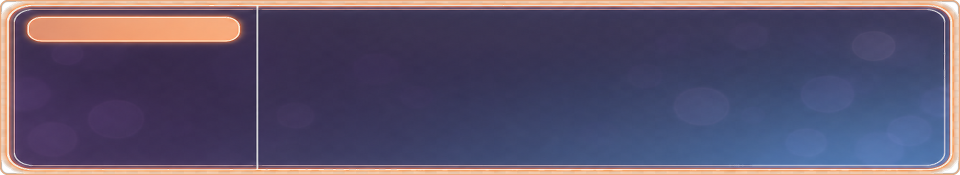
#> input picture 美术资源初稿/UI/UI_01_dialogue_box.png, 1920 x 350 px, given in place of lin-wantang-standing-transparent-v1-feather.png, which was not available (shown at 1/2 size)
$ python build_dialogue_ui_minimal_v3.py
#> lines starting #> are read from the running program, lines starting #| are printed output that depends on the picture; after the words box and inside, x2 and y2 are one past the last pixel; in counts of white or black regions, pixels touching at a corner belong together; pictures that were not available may be replaced by others from this repository, and a replacement may not be noted
#!/usr/bin/env python3
"""Minimal dialogue UI v3 — portrait fully blended into gradient bar."""
from __future__ import annotations

from pathlib import Path

import numpy as np
from PIL import Image, ImageDraw, ImageFilter

W, H = 1920, 350
SPRITE = Path(r"J:\项目\GAL\美术资源初稿\立绘\lin-wantang-standing-transparent-v1-feather.png")
OUT = Path(r"J:\项目\GAL\美术资源初稿\UI\UI_02_dialogue_minimal_wantang_v3.png")

# bar tint (matches gradient)
TINT = np.array([12, 18, 38], dtype=np.float32)


def make_gradient_bar() -> np.ndarray:
    """RGBA float32, full canvas — darker behind left portrait zone."""
    arr = np.zeros((H, W, 4), dtype=np.float32)
    for y in range(H):
        t = y / max(H - 1, 1)
        base_a = min(1.0, t**0.75 * 0.88 + 0.06)
        for x in range(W):
            # extra density under portrait / left third
            lx = 1.0 - min(1.0, x / (W * 0.42))
            boost = (1.0 - t) * 0.12 * lx
            a = min(1.0, base_a + boost)
            arr[y, x, :3] = TINT
            arr[y, x, 3] = a * 255
    return arr


def crop_bust(sprite: Image.Image) -> Image.Image:
    sprite = sprite.convert("RGBA")
    a = np.array(sprite.split()[3])
    ys, xs = np.where(a > 40)
    x0, x1 = xs.min(), xs.max()
    y0, y1 = ys.min(), ys.max()
    body_h = y1 - y0
    y1_bust = y0 + int(body_h * 0.62)
    bust = sprite.crop((x0, y0, x1, y1_bust))
    target_h = int(H * 0.94)
    bw, bh = bust.size
    scale = target_h / bh
    return bust.resize((max(1, int(bw * scale)), target_h), Image.Resampling.LANCZOS)


def blend_mask(alpha: np.ndarray) -> np.ndarray:
    """Soft natural mask: long bottom fade, feathered edges only."""
    h, w = alpha.shape
    a = np.clip(alpha.astype(np.float32), 0, 1)
    yy, xx = np.mgrid[0:h, 0:w].astype(np.float32)

    # bottom dissolve into bar (skirt/feet)
    bottom_start = h * 0.72
    bottom = np.clip((h - yy) / max(h - bottom_start, 1), 0, 1)
    bottom = bottom**1.1

    # soft outer silhouette only (keep face/body solid)
    core = a > 0.55
    edge_zone = np.clip(1.0 - a, 0, 1) * 2.2
    edge_zone = np.clip(edge_zone, 0, 1)

    a = a * bottom
    a = np.where(core, a, a * (1.0 - edge_zone * 0.65))

    am = Image.fromarray((np.clip(a, 0, 1) * 255).astype(np.uint8), "L")
    am = am.filter(ImageFilter.GaussianBlur(2.2))
    return np.array(am, dtype=np.float32) / 255.0


def harmonize_colors(rgb: np.ndarray, mask: np.ndarray) -> np.ndarray:
    """Tint only outer fringe toward bar color — keep face/clothes readable."""
    out = rgb.astype(np.float32)
    edge = np.clip((1.0 - mask) * 2.5, 0, 1)[..., None]
    out = out * (1.0 - edge * 0.28) + TINT * (edge * 0.28)
    return np.clip(out, 0, 255)


def composite_portrait(base: np.ndarray, bust: Image.Image) -> np.ndarray:
    b = np.array(bust.convert("RGBA"), dtype=np.float32)
    bh, bw = b.shape[0], b.shape[1]
    px, py = max(0, 8), H - bh

    mask = blend_mask(b[..., 3] / 255.0)[..., None]
    src_rgb = harmonize_colors(b[..., :3], mask[..., 0])

    dst = base[py : py + bh, px : px + bw]
    sa = mask
    da = dst[..., 3:4] / 255.0
    out_a = sa + da * (1.0 - sa)
    out_rgb = (src_rgb * sa + dst[..., :3] * da * (1.0 - sa)) / np.maximum(out_a, 1e-6)
    dst[..., :3] = out_rgb
    dst[..., 3:4] = out_a * 255.0
    base[py : py + bh, px : px + bw] = dst
    return base


def draw_subtle_lines(base: np.ndarray, text_x: int) -> None:
    """Very soft separators — not cutting the UI."""
    overlay = Image.new("RGBA", (W, H), (0, 0, 0, 0))
    d = ImageDraw.Draw(overlay)
    y1, y2 = 112, 128
    for y, op in ((y1, 55), (y2, 22)):
        d.line((text_x, y, W - 40, y), fill=(255, 255, 255, op), width=1)
    o = np.array(overlay, dtype=np.float32)
    for y in range(H):
        for x in range(W):
            a = o[y, x, 3] / 255.0
            if a < 0.01:
                continue
            for c in range(3):
                base[y, x, c] = o[y, x, c] * a + base[y, x, c] * (1 - a)


def main() -> None:
    base = make_gradient_bar()
    sprite = Image.open(SPRITE)
#> sprite is the input picture: PIL image 1920x350 RGBA; mean R, G, B, A 87.8, 79.3, 105.9, 250.9
    bust = crop_bust(sprite)
#> in crop_bust, `a = np.array(sprite.split()[3])`:
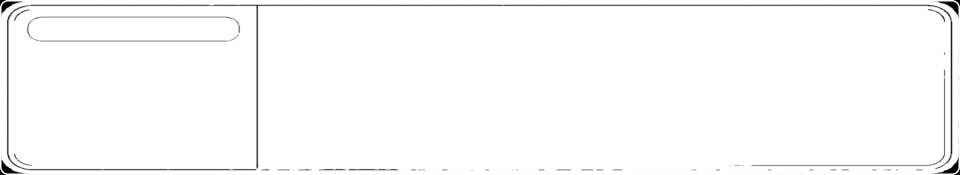
#> a: shape (350, 1920) (shown at 1/2 size); min 0, max 255, mean 250.9
#> in crop_bust, `x0, x1 = xs.min(), xs.max()`: x0 = 0; x1 = 1919
#> in crop_bust, `y0, y1 = ys.min(), ys.max()`: y0 = 0; y1 = 349
#> in crop_bust, `y1_bust = y0 + int(body_h * 0.62)`: y1_bust = 216
    base = composite_portrait(base, bust)
#> in blend_mask, `core = a > 0.55`:
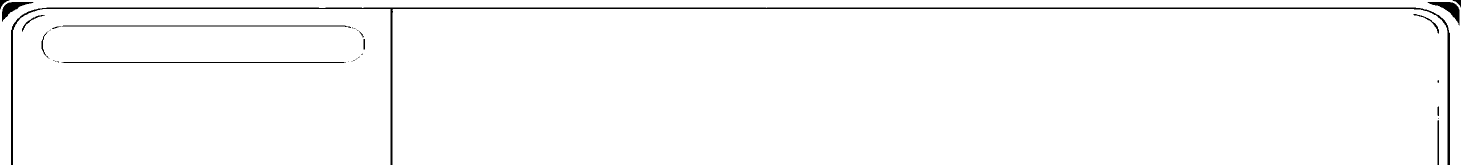
#> core: shape (329, 2922) bool (shown at 1/2 size); 98.2% white; 32 black regions (17 under 20 px), largest, box (x1, y1, x2, y2) and area: (22, 15, 2900, 329) 12419, (124, 51, 702, 56) 1153, (123, 124, 692, 126) 1130
#> in blend_mask, `edge_zone = np.clip(edge_zone, 0, 1)`:
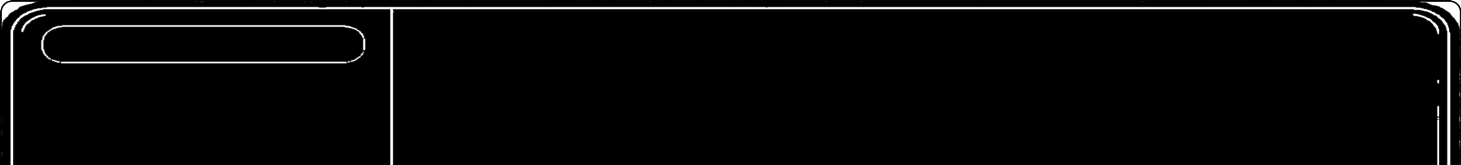
#> edge_zone: shape (329, 2922) float32 (shown at 1/2 size); min 0, max 1, mean 0.0272
#> in harmonize_colors, `edge = np.clip((1.0 - mask) * 2.5, 0, 1)[..., None]`:
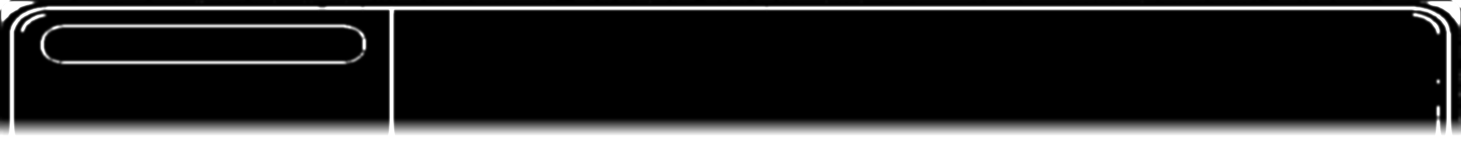
#> edge: shape (329, 2922, 1) float32 (shown at 1/2 size); min 0, max 1, mean 0.269
#> in harmonize_colors, `out = out * (1.0 - edge * 0.28) + TINT * (edge * 0.28)`:
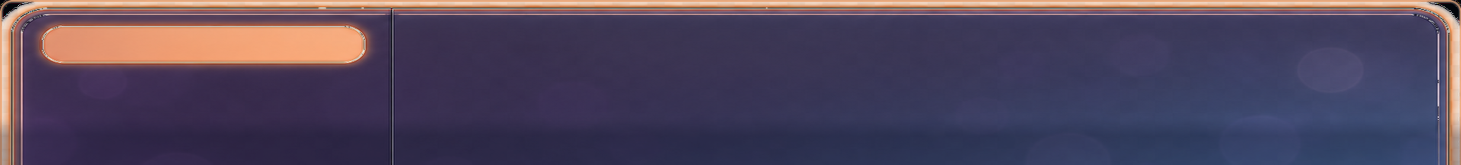
#> out: shape (329, 2922, 3) float32 (shown at 1/2 size); mean of channels 0, 1, 2 81.1, 69.7, 92.9; drawn as R, G, B
#> in composite_portrait, `dst = base[py : py + bh, px : px + bw]`:
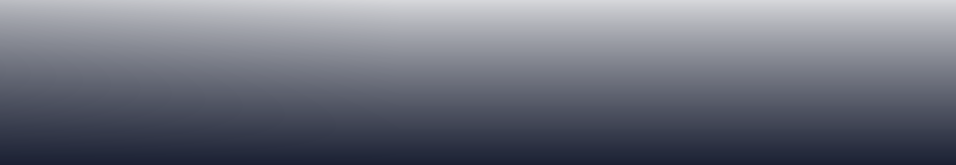
#> dst: shape (329, 1912, 4) float32 (shown at 1/2 size); mean of channels 0, 1, 2, 3 12, 18, 38, 153.7; transparent parts drawn white
#> in composite_portrait, `da = dst[..., 3:4] / 255.0`:
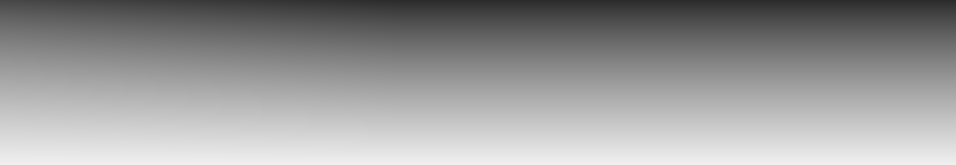
#> da: shape (329, 1912, 1) float32 (shown at 1/2 size); min 0.167, max 0.94, mean 0.603
    text_x = 8 + bust.size[0] + 20
    draw_subtle_lines(base, text_x)
    out = Image.fromarray(base.astype(np.uint8), "RGBA")
    OUT.parent.mkdir(parents=True, exist_ok=True)
    out.save(OUT, "PNG")
    print("saved", OUT, out.size)


if __name__ == "__main__":
#> (the run stopped early here; a loop or call above may not have finished)
